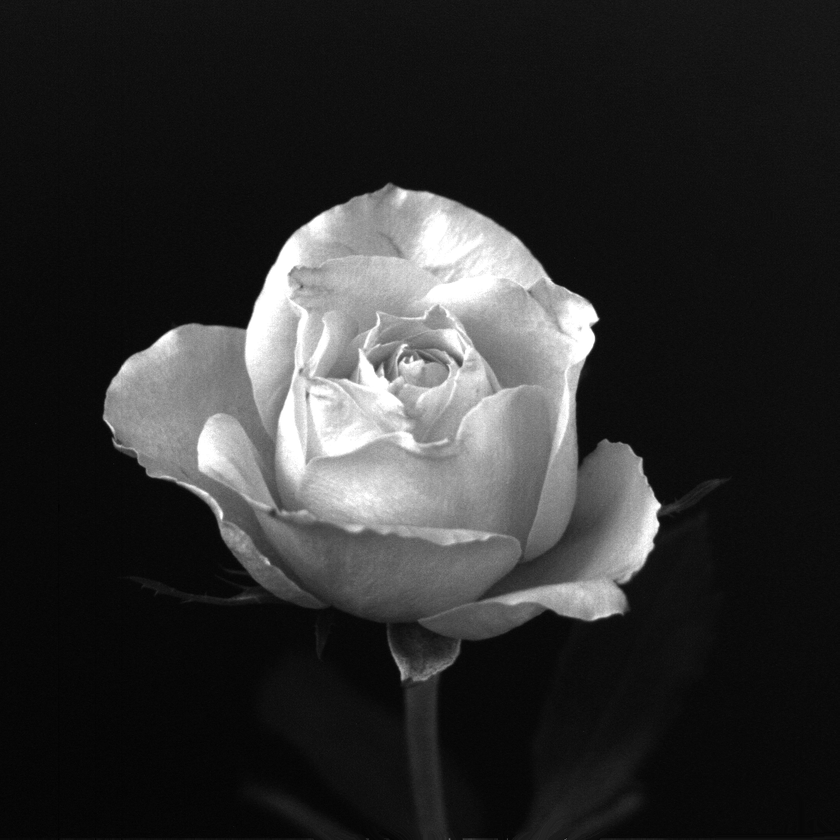
#> input picture image/数字图像处理/03_图像增强之平滑处理/images/rose.tif, 840 x 840 px, shrunk from 1024 x 1024 before the run
$ python 01_negative.py
#> lines starting #> are read from the running program, lines starting #| are printed output that depends on the picture
# Author: Shilong YANG
# Desc: Generate negative images

import cv2 as cv
import matplotlib.pyplot as plt

IMG_DIR = 'images/'
imfile = IMG_DIR + 'rose.tif'
im = cv.imread(imfile)
#> im is the input picture: shape (840, 840, 3); min 0, max 255, mean 46.8

plt.subplot(1, 2, 1)
plt.imshow(im)
plt.title('Original image')

im_n = cv.bitwise_not(im)
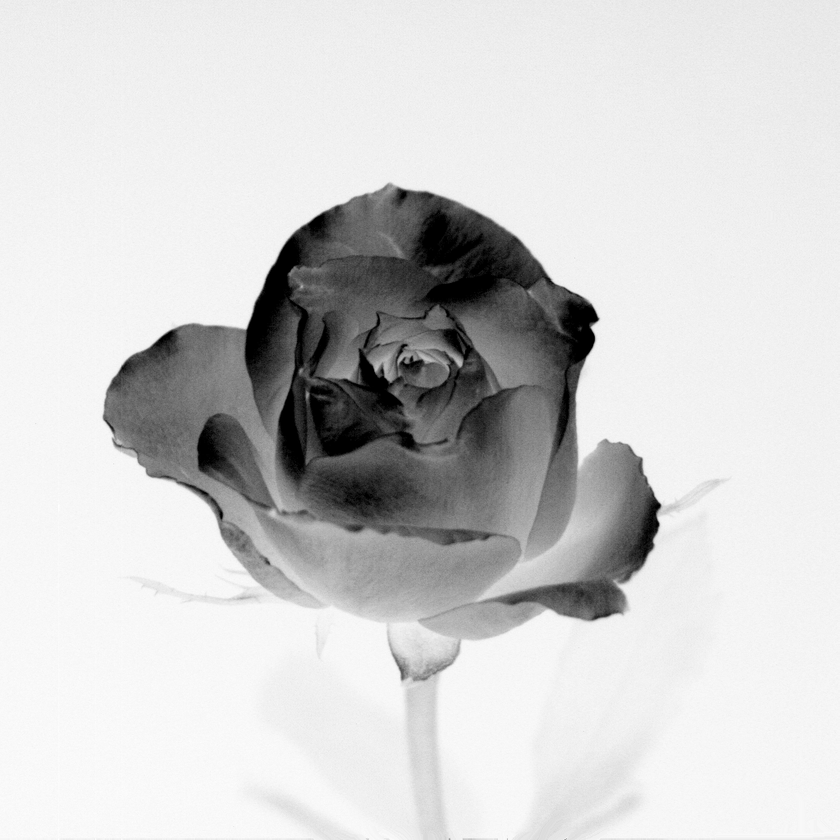
#> im_n: shape (840, 840, 3); min 0, max 255, mean 208.2
plt.subplot(1, 2, 2)
plt.imshow(im_n)
plt.title('Negative image')
plt.show()
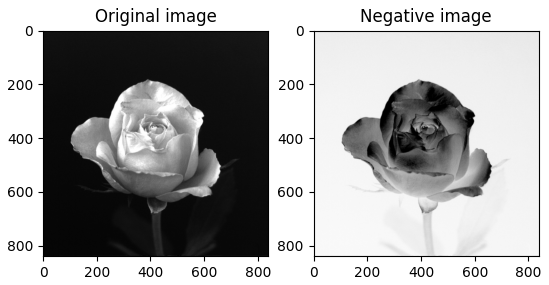
#> figure drawn by matplotlib, 2 panels

$ run again, with image/数字图像处理/03_图像增强之平滑处理/images/bone-scan-GE.tif copied over image/数字图像处理/03_图像增强之平滑处理/images/rose.tif
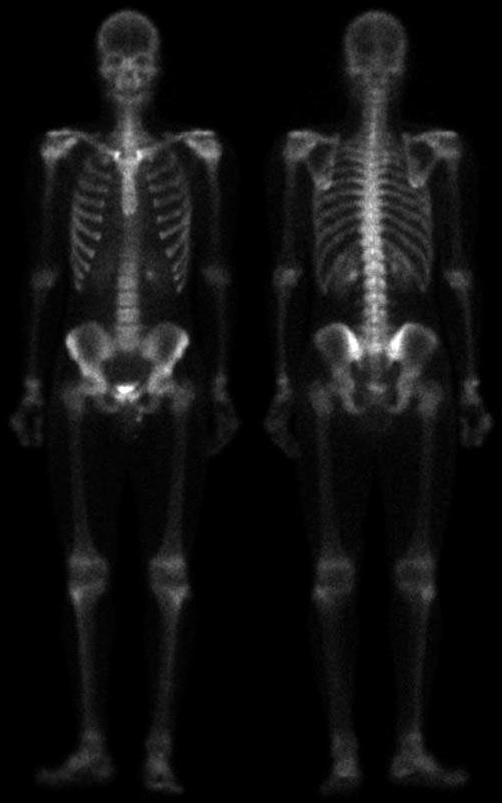
#> input picture image/数字图像处理/03_图像增强之平滑处理/images/bone-scan-GE.tif, 502 x 803 px
#> im is the input picture: shape (803, 502, 3); min 0, max 255, mean 17.1
#> `im_n = cv.bitwise_not(im)`:
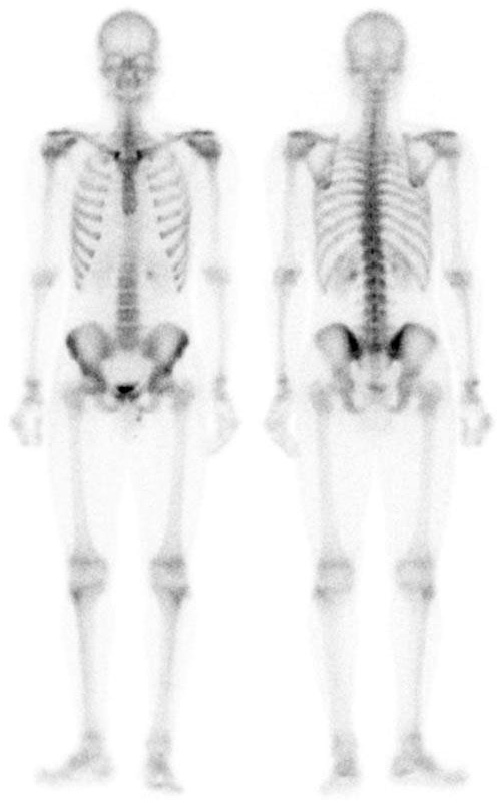
#> im_n: shape (803, 502, 3); min 0, max 255, mean 237.9
#> `plt.show()`:
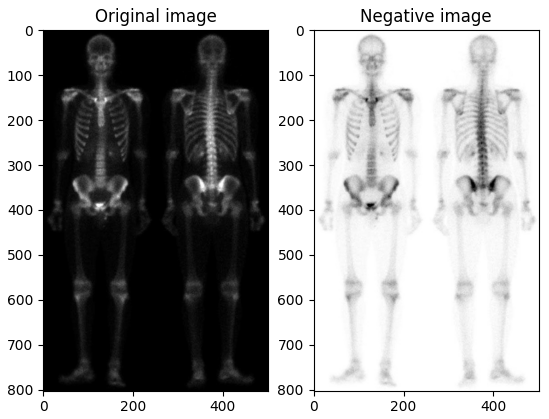
#> figure drawn by matplotlib, 2 panels
